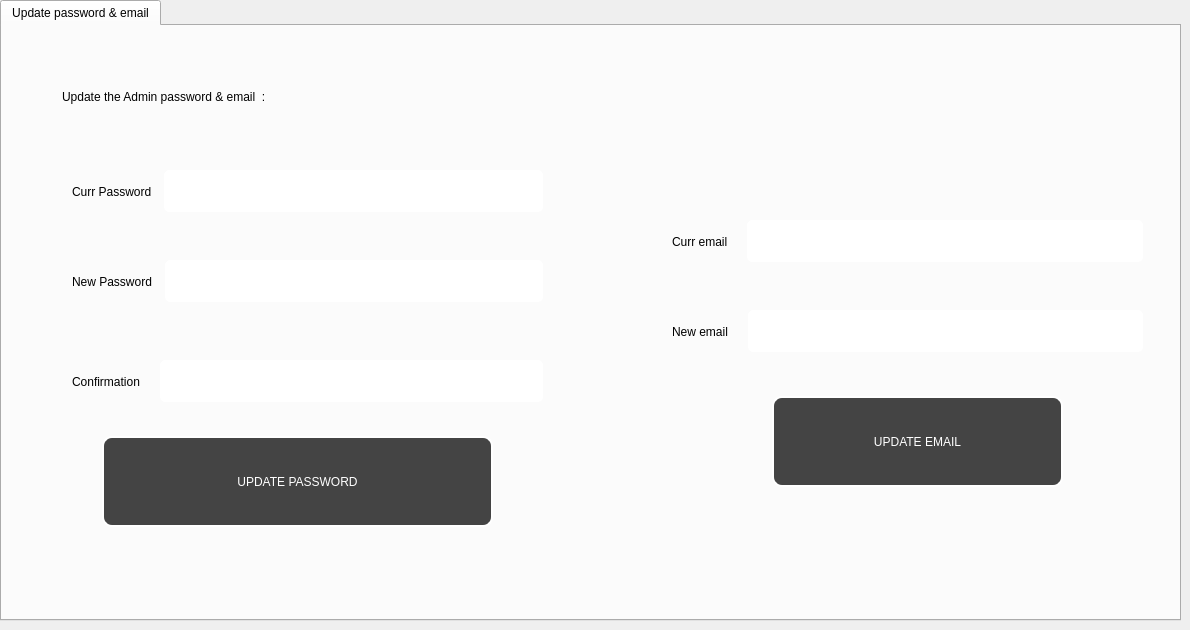
    <widget class="QWidget" name="tab_22">
     <attribute name="title">
      <string>Settings</string>
     </attribute>
     <widget class="QTabWidget" name="tabWidget_3">
      <property name="geometry">
       <rect>
        <x>0</x>
        <y>0</y>
        <width>1181</width>
        <height>621</height>
       </rect>
      </property>
      <property name="currentIndex">
       <number>0</number>
      </property>
      <widget class="QWidget" name="tab_23">
       <attribute name="title">
        <string>Update password &amp;&amp; email</string>
       </attribute>
       <widget class="QLabel" name="label_62">
        <property name="geometry">
         <rect>
          <x>60</x>
          <y>30</y>
          <width>831</width>
          <height>81</height>
         </rect>
        </property>
        <property name="text">
         <string>Update the Admin password &amp; email  : </string>
        </property>
       </widget>
       <widget class="QWidget" name="horizontalLayoutWidget_54">
        <property name="geometry">
         <rect>
          <x>70</x>
          <y>230</y>
          <width>471</width>
          <height>51</height>
         </rect>
        </property>
        <layout class="QHBoxLayout" name="horizontalLayout_55">
         <item>
          <widget class="QLabel" name="label_63">
           <property name="styleSheet">
            <string notr="true">font: 600 12pt &quot;Segoe UI&quot;;</string>
           </property>
           <property name="text">
            <string>New Password  </string>
           </property>
          </widget>
         </item>
         <item>
          <widget class="QLineEdit" name="lineEdit_53">
           <property name="font">
            <font>
             <family>Segoe UI</family>
             <pointsize>10</pointsize>
             <italic>false</italic>
             <bold>false</bold>
             <kerning>false</kerning>
            </font>
           </property>
           <property name="cursor">
            <cursorShape>PointingHandCursor</cursorShape>
           </property>
           <property name="styleSheet">
            <string notr="true">border:1px solid white;
border-radius:5px;
color:white;
height:40px;
padding-left:10px;
font: 400 10pt &quot;Segoe UI&quot;;</string>
           </property>
           <property name="placeholderText">
            <string>&gt;8 chars containing numbers</string>
           </property>
          </widget>
         </item>
        </layout>
       </widget>
       <widget class="QWidget" name="horizontalLayoutWidget_55">
        <property name="geometry">
         <rect>
          <x>70</x>
          <y>330</y>
          <width>471</width>
          <height>51</height>
         </rect>
        </property>
        <layout class="QHBoxLayout" name="horizontalLayout_56">
         <item>
          <widget class="QLabel" name="label_64">
           <property name="styleSheet">
            <string notr="true">font: 600 12pt &quot;Segoe UI&quot;;</string>
           </property>
           <property name="text">
            <string>Confirmation    </string>
           </property>
          </widget>
         </item>
         <item>
          <widget class="QLineEdit" name="lineEdit_54">
           <property name="cursor">
            <cursorShape>PointingHandCursor</cursorShape>
           </property>
           <property name="styleSheet">
            <string notr="true">border:1px solid white;
border-radius:5px;
color:white;
height:40px;
padding-left:10px;
font: 700 14pt &quot;Segoe UI&quot;;</string>
           </property>
          </widget>
         </item>
        </layout>
       </widget>
       <widget class="QWidget" name="horizontalLayoutWidget_56">
        <property name="geometry">
         <rect>
          <x>70</x>
          <y>140</y>
          <width>471</width>
          <height>51</height>
         </rect>
        </property>
        <layout class="QHBoxLayout" name="horizontalLayout_57">
         <item>
          <widget class="QLabel" name="label_65">
           <property name="styleSheet">
            <string notr="true">font: 600 12pt &quot;Segoe UI&quot;;</string>
           </property>
           <property name="text">
            <string>Curr Password  </string>
           </property>
          </widget>
         </item>
         <item>
          <widget class="QLineEdit" name="lineEdit_55">
           <property name="cursor">
            <cursorShape>PointingHandCursor</cursorShape>
           </property>
           <property name="styleSheet">
            <string notr="true">border:1px solid white;
border-radius:5px;
color:white;
height:40px;
padding-left:10px;
font: 700 14pt &quot;Segoe UI&quot;;</string>
           </property>
          </widget>
         </item>
        </layout>
       </widget>
       <widget class="QPushButton" name="pushButton_29">
        <property name="geometry">
         <rect>
          <x>100</x>
          <y>410</y>
          <width>391</width>
          <height>91</height>
         </rect>
        </property>
        <property name="cursor">
         <cursorShape>PointingHandCursor</cursorShape>
        </property>
        <property name="styleSheet">
         <string notr="true">border-radius:10px;
border:2px solid white;
color:white;
background-color: rgb(68, 68, 68);
font: 700 16pt &quot;Segoe UI&quot;;</string>
        </property>
        <property name="text">
         <string>UPDATE PASSWORD</string>
        </property>
       </widget>
       <widget class="QWidget" name="horizontalLayoutWidget_57">
        <property name="geometry">
         <rect>
          <x>670</x>
          <y>280</y>
          <width>471</width>
          <height>51</height>
         </rect>
        </property>
        <layout class="QHBoxLayout" name="horizontalLayout_58">
         <item>
          <widget class="QLabel" name="label_66">
           <property name="styleSheet">
            <string notr="true">font: 600 12pt &quot;Segoe UI&quot;;</string>
           </property>
           <property name="text">
            <string>New email    </string>
           </property>
          </widget>
         </item>
         <item>
          <widget class="QLineEdit" name="lineEdit_56">
           <property name="cursor">
            <cursorShape>PointingHandCursor</cursorShape>
           </property>
           <property name="styleSheet">
            <string notr="true">border:1px solid white;
border-radius:5px;
color:white;
height:40px;
padding-left:10px;
font: 700 14pt &quot;Segoe UI&quot;;</string>
           </property>
          </widget>
         </item>
        </layout>
       </widget>
       <widget class="QWidget" name="horizontalLayoutWidget_58">
        <property name="geometry">
         <rect>
          <x>670</x>
          <y>190</y>
          <width>471</width>
          <height>51</height>
         </rect>
        </property>
        <layout class="QHBoxLayout" name="horizontalLayout_59">
         <item>
          <widget class="QLabel" name="label_67">
           <property name="styleSheet">
            <string notr="true">font: 600 12pt &quot;Segoe UI&quot;;</string>
           </property>
           <property name="text">
            <string>Curr email    </string>
           </property>
          </widget>
         </item>
         <item>
          <widget class="QLineEdit" name="lineEdit_57">
           <property name="cursor">
            <cursorShape>PointingHandCursor</cursorShape>
           </property>
           <property name="styleSheet">
            <string notr="true">border:1px solid white;
border-radius:5px;
color:white;
height:40px;
padding-left:10px;
font: 700 14pt &quot;Segoe UI&quot;;</string>
           </property>
          </widget>
         </item>
        </layout>
       </widget>
       <widget class="QPushButton" name="pushButton_30">
        <property name="geometry">
         <rect>
          <x>770</x>
          <y>370</y>
          <width>291</width>
          <height>91</height>
         </rect>
        </property>
        <property name="cursor">
         <cursorShape>PointingHandCursor</cursorShape>
        </property>
        <property name="styleSheet">
         <string notr="true">border-radius:10px;
border:2px solid white;
color:white;
background-color: rgb(68, 68, 68);
font: 700 16pt &quot;Segoe UI&quot;;</string>
        </property>
        <property name="text">
         <string>UPDATE EMAIL</string>
        </property>
       </widget>
      </widget>
     </widget>
    </widget>
